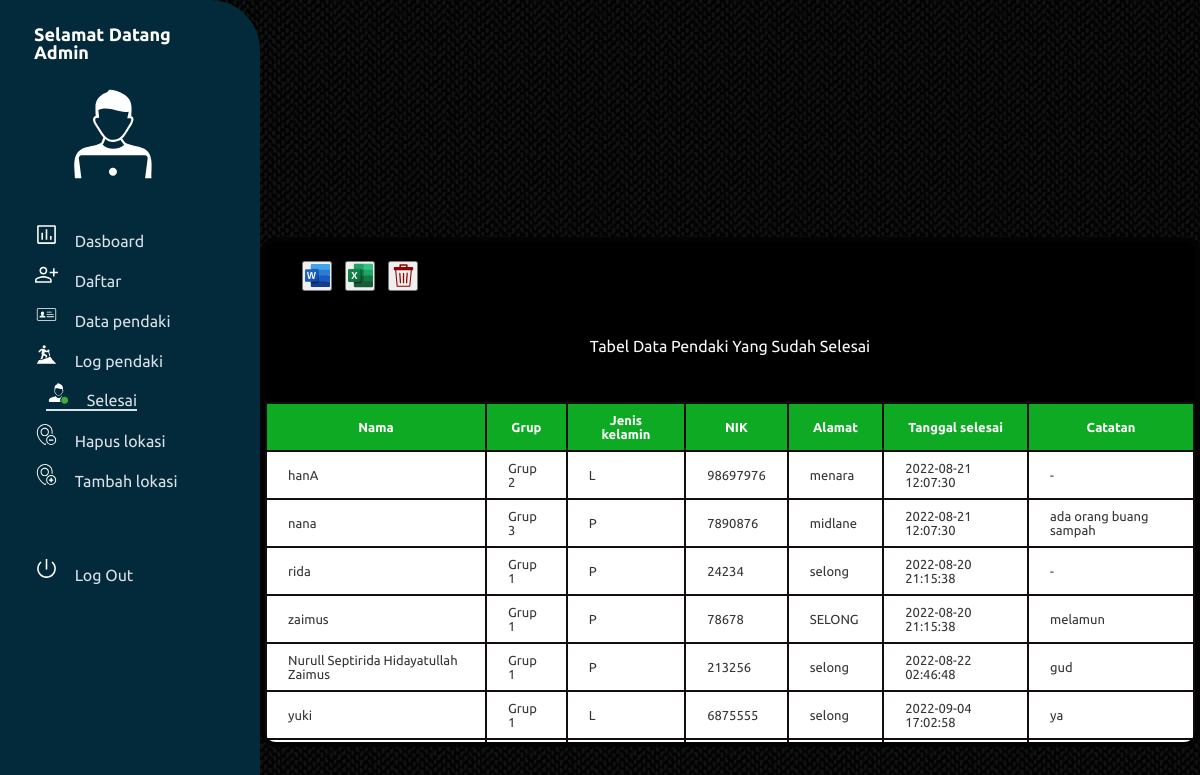
Screenshot of /selesai.php (signed in) with the database file from the repository.
### tables this page shows
CREATE TABLE `selesai` (
  `no` int(100) NOT NULL,
  `grup` varchar(100) NOT NULL,
  `nama` varchar(100) NOT NULL,
  `jk` varchar(3) NOT NULL,
  `nik` varchar(255) NOT NULL,
  `alamat` varchar(200) NOT NULL,
  `tgl` timestamp NOT NULL DEFAULT current_timestamp(),
  `catatan` varchar(200) NOT NULL
);

### selesai.php (the view, shortened to what this page needs)
<?php
include 'konedb.php';
?>
<!DOCTYPE html>
<html lang="en">
<head>
    <link rel="stylesheet" href="css/dasho.css">
    <link rel="stylesheet" href="css/selesai.css">
    <link rel="stylesheet" href="https://cdnjs.cloudflare.com/ajax/libs/font-awesome/4.7.0/css/font-awesome.min.css">
</head>
<body >
    <div class="container">
        <div class="sidebar">
            <div class="header">
                <div class="list-item">
                    <marquee>
                        <span class="description-header">Selamat Datang Admin</span>
                    </marquee>
                </div>
                <div class="illustration">
                    <img src="img/user.svg" alt="">
                </div>
                <div class="mainl">
                    <div class="list-item">
                        <a href="admin.php">
                            <img src="img/dasbo.svg" alt="" class="icon">
                            <span class="description">Dasboard</span>
                        </a>
                    </div>
                    <div class="list-item">
                        <a href="daftar.php">
                            <img src="img/daftar.svg" alt="" class="icon">
                            <span class="description">Daftar</span>
                        </a>
                    </div>
                    <div class="list-item">
                        <a  href="data-pendaki.php">
                            <img src="img/data-pendaki.svg" alt="" class="icon">
                            <span class="description">Data pendaki</span>
                        </a>
                    </div>
                    <div class="list-item">
                        <a href="log-pendaki.php">
                            <img src="img/log-pendaki.svg" alt="" class="icon">
                            <span class="description">Log pendaki</span>
                        </a>
                    </div>
                    <div class="list-item">
                        <a class="active" href="selesai.php">
                            <img src="img/pselesai.svg" alt="" class="icon">
                            <span class="description">Selesai</span>
                        </a>
                    </div>
                    <div class="list-item">
                        <a href="hapusmap.php">
                            <img src="img/minus-map.svg" alt="" class="icon">
                            <span class="description">Hapus lokasi</span>
                        </a>
                    </div>
                    <div class="list-item">
                        <a href="inpeta.php">
                            <img src="img/add-map.svg" alt="" class="icon">
                            <span class="description">Tambah lokasi</span>
                        </a>
                    </div>
                    <br><br><br>
                    <div class="list-item">
                        <a href="action-logout.php">
                            <img src="img/logout.svg" alt="" class="icon">
                            <span class="description">Log Out</span>
                        </a>
                    </div>
                </div>
            </div>
        </div>
     <div class="mainc">
     <a href='ekporw.php'><button class="b3"><img src=img/word.svg width="25" height="25" /></button></a>
    <a href='ekporx.php'><button class="b2"><img src=img/excel.svg width="25" height="25" /></button></a>
    <a href='htabels.php?id=1'><button class="b1"  method="GET"><img src=img/hapus.svg width="25" height="25" /></button></a>
     <table class="table responsive-3">
		<caption>Tabel Data Pendaki Yang Sudah Selesai  </caption>
		<thead>
			<tr>
				<th class="column-primary" data-header="User"><span>Nama </span></th>
				<th>Grup </th>
				<th>Jenis kelamin </th>
				<th>NIK </th>
				<th>Alamat </th>
				<th>Tanggal selesai  </th>
                <th>Catatan  </th>
			</tr>
		</thead>
		<tbody>
		<?php
		$sql = "SELECT * FROM selesai";
		$query = mysqli_query($db, $sql);
		while($pendaki = mysqli_fetch_array($query)){
			echo "<tr>";
			echo "<td data-header=Nama:>".$pendaki['nama']."</td>";
			echo "<td data-header=Grup:>".$pendaki['grup']."</td>";
			echo "<td data-header=Alamat:>".$pendaki['jk']."</td>";
			echo "<td data-header=Pos:>".$pendaki['nik']."</td>";
			echo "<td data-header=Tanggal/Waktu:>".$pendaki['alamat']."</td>";
			echo "<td data-header=Lokasi pos:>".$pendaki['tgl']."</td>";
            echo "<td data-header=Lokasi pos:>".$pendaki['catatan']."</td>";
			echo "</tr>";
		}
		?>
		</tbody>
	</table>
  </div>
</div>
</body>
</html>

### css/dasho.css (style rules this page uses)
* { font-family: "Ubuntu", Arial; padding: 0; margin: 0; }
body { background-image: url("../img/zig\ zag\ wool.webp"); }
.container { display: flex; min-height: 100vh; }
.sidebar { background-color: #032a3b; width: 260px; padding: 24px; display: flex; box-sizing: border-box; flex-direction: column; border-top-right-radius: 50px; border-bottom-right-radius: 50px; }
.mainl { flex-grow: 1; }
.sidebar .description-header { font-style: normal; font-weight: 700; font-size: 18px; line-height: 16px; text-align: center; color: #ffffff; }
.sidebar a { text-decoration: none; }
.sidebar .header .list-item { display: flex; flex-direction: row; align-items: center; padding: 12px 10px; border-radius: 8px; height: 40px; box-sizing: border-box; }
.sidebar .header .list-item .icon { margin-right: 12px; }
.sidebar .header .illustration { display: flex; flex-direction: column; align-items: flex-start; padding: 10px; margin: 10px 0 22px 0; box-sizing: border-box; }
.sidebar .mainl .list-item .description { font-style: normal; font-weight: 400; font-size: 16px; line-height: 16px; text-align: center; color: #dae1e7; }
.sidebar .mainl .list-item { display: flex; flex-direction: row; align-items: center; padding: 12px 10px; width: 212px; box-sizing: border-box; }
.list-item img { width: 25px; height: 25px; }
.illustration img { margin-left: 15%; align-items: center; width: 100px; height: 100px; }
a.active { transform: translateX(12px); border-bottom: 2px solid; border-color: #dae1e7; }

### css/selesai.css (style rules this page uses)
.mainc { background-color: #000000; height: 500px; width: 1100px; margin: auto; border-radius: 16px; border: 5px solid rgb(3, 3, 3); overflow: scroll; }
.b1 { margin-top: 2%; margin-left: 1%; height: 30px; width: 30px; }
.b2 { margin-top: 2%; margin-left: 1%; height: 30px; width: 30px; }
.b3 { margin-top: 2%; margin-left: 4%; height: 30px; width: 30px; }
table { margin: auto; font-family: "Arial"; font-size: 12px; }
.table { border-collapse: collapse; font-size: 13px; }
.table th, .table td { border-bottom: 2px solid #130d0d; border-left: 2px solid #130d0d; border-right: 2px solid #130d0d; border-top: 2px solid #130d0d; padding: 9px 21px; }
.table th, .table td:last-child { border-right: px solid #cccccc; }
.table td:first-child { border-top: 2px solid #f30c0c; }
caption { caption-side: top; margin-top: 5%; margin-bottom: 5%; font-size: 16px; color: #fafafa; }
.table thead th { background-color: #0eaa23; color: #ffffff; }
.table tbody td { color: #353535; background-color: #ffffff; }

### rows the page displays
selesai: nama "hanA", grup "Grup 2", jk "L", nik "98697976", alamat "menara", tgl "2022-08-21 12:07:30", catatan "-"
selesai: nama "nana", grup "Grup 3", jk "P", nik "7890876", alamat "midlane", tgl "2022-08-21 12:07:30", catatan "ada orang buang sampah"
selesai: nama "rida", grup "Grup 1", jk "P", nik "24234", alamat "selong", tgl "2022-08-20 21:15:38", catatan "-"
selesai: nama "zaimus", grup "Grup 1", jk "P", nik "78678", alamat "SELONG", tgl "2022-08-20 21:15:38", catatan "melamun"
selesai: nama "Nurull Septirida Hidayatullah Zaimus", grup "Grup 1", jk "P", nik "213256", alamat "selong", tgl "2022-08-22 02:46:48", catatan "gud"
selesai: nama "yuki", grup "Grup 1", jk "L", nik "6875555", alamat "selong", tgl "2022-09-04 17:02:58", catatan "ya"
